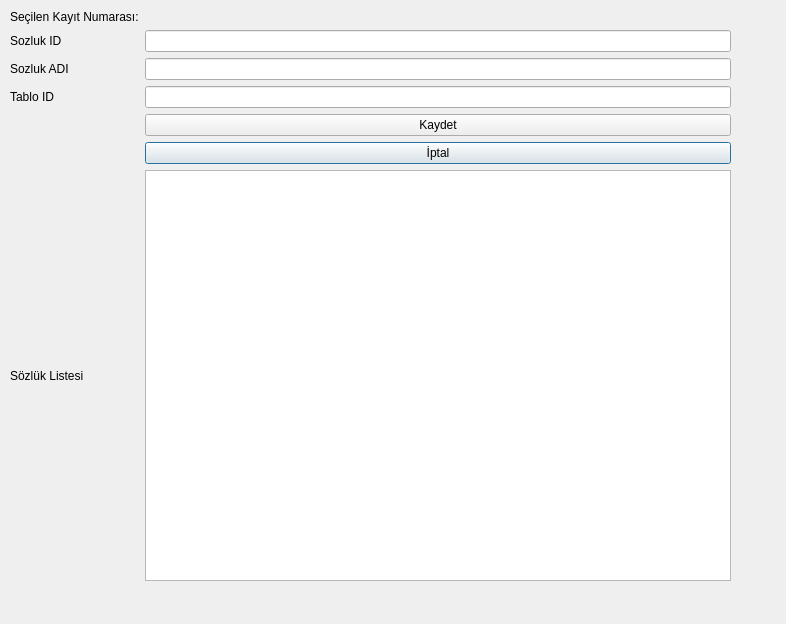
<?xml version="1.0" encoding="UTF-8"?>
<ui version="4.0">
 <class>Dialog</class>
 <widget class="QDialog" name="Dialog">
  <property name="geometry">
   <rect>
    <x>0</x>
    <y>0</y>
    <width>786</width>
    <height>624</height>
   </rect>
  </property>
  <property name="windowTitle">
   <string>Dialog</string>
  </property>
  <widget class="QWidget" name="gridLayoutWidget">
   <property name="geometry">
    <rect>
     <x>10</x>
     <y>10</y>
     <width>721</width>
     <height>571</height>
    </rect>
   </property>
   <layout class="QGridLayout" name="gridLayout" columnstretch="0,0">
    <property name="sizeConstraint">
     <enum>QLayout::SetDefaultConstraint</enum>
    </property>
    <item row="3" column="1">
     <widget class="QLineEdit" name="txtTablo">
      <property name="inputMethodHints">
       <set>Qt::ImhDigitsOnly</set>
      </property>
      <property name="echoMode">
       <enum>QLineEdit::Normal</enum>
      </property>
     </widget>
    </item>
    <item row="3" column="0">
     <widget class="QLabel" name="label">
      <property name="text">
       <string>Tablo ID</string>
      </property>
     </widget>
    </item>
    <item row="1" column="0">
     <widget class="QLabel" name="label_2">
      <property name="text">
       <string>Sozluk ID</string>
      </property>
     </widget>
    </item>
    <item row="2" column="0">
     <widget class="QLabel" name="label_3">
      <property name="text">
       <string>Sozluk ADI</string>
      </property>
     </widget>
    </item>
    <item row="1" column="1">
     <widget class="QLineEdit" name="txtID"/>
    </item>
    <item row="2" column="1">
     <widget class="QLineEdit" name="txtAd"/>
    </item>
    <item row="8" column="0">
     <widget class="QLabel" name="label_4">
      <property name="text">
       <string>Sözlük Listesi</string>
      </property>
     </widget>
    </item>
    <item row="8" column="1">
     <widget class="QTableWidget" name="lstSozluk">
      <property name="enabled">
       <bool>true</bool>
      </property>
     </widget>
    </item>
    <item row="7" column="1">
     <widget class="QPushButton" name="btIptal">
      <property name="text">
       <string>İptal</string>
      </property>
     </widget>
    </item>
    <item row="6" column="1">
     <widget class="QPushButton" name="btKaydet">
      <property name="text">
       <string>Kaydet</string>
      </property>
     </widget>
    </item>
    <item row="0" column="1">
     <widget class="QLabel" name="lblKayit">
      <property name="text">
       <string/>
      </property>
     </widget>
    </item>
    <item row="0" column="0">
     <widget class="QLabel" name="label_6">
      <property name="text">
       <string>Seçilen Kayıt Numarası:</string>
      </property>
     </widget>
    </item>
   </layout>
  </widget>
 </widget>
 <resources/>
 <connections/>
</ui>
